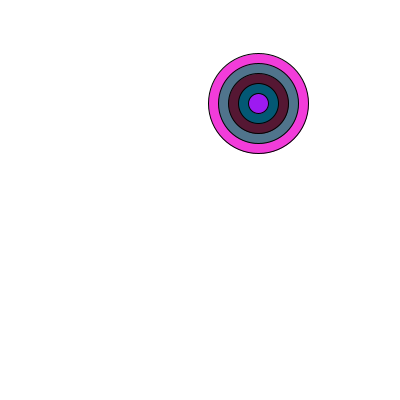
Frame 1 (no input)
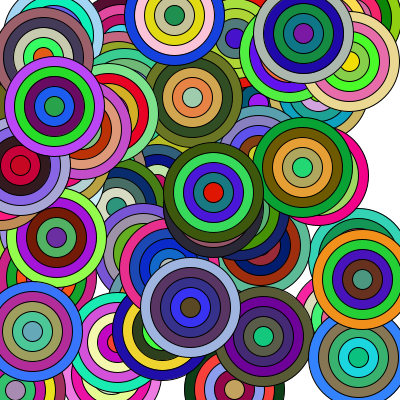
Frame 60 (the mouse pressed at the canvas centre just before this capture)
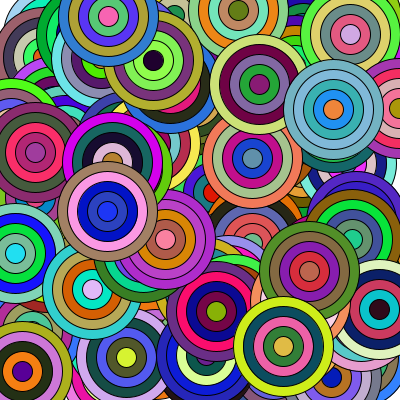
Frame 120 (the mouse held since frame 60 and released just before this capture)

The Processing sketch that drew these frames (run headless with seeded random() and noise(); from frame 60 on, the mouse is pressed at the canvas centre):

// Processing sketch: processing_146847
// ── processing_146847.pde

void setup() {
  size(400,400);
  background(255); 
  smooth();
  frameRate(5);
}
 
void draw() {
  circles(random(width),random(height));
}
 
void circles (float x, float y) {
  for (int i = 0; i < 5; i += 1) {
  fill(random(255),random(255),random(255));
  ellipse(x,y,100-20*i,100-20*i);
 }
}
